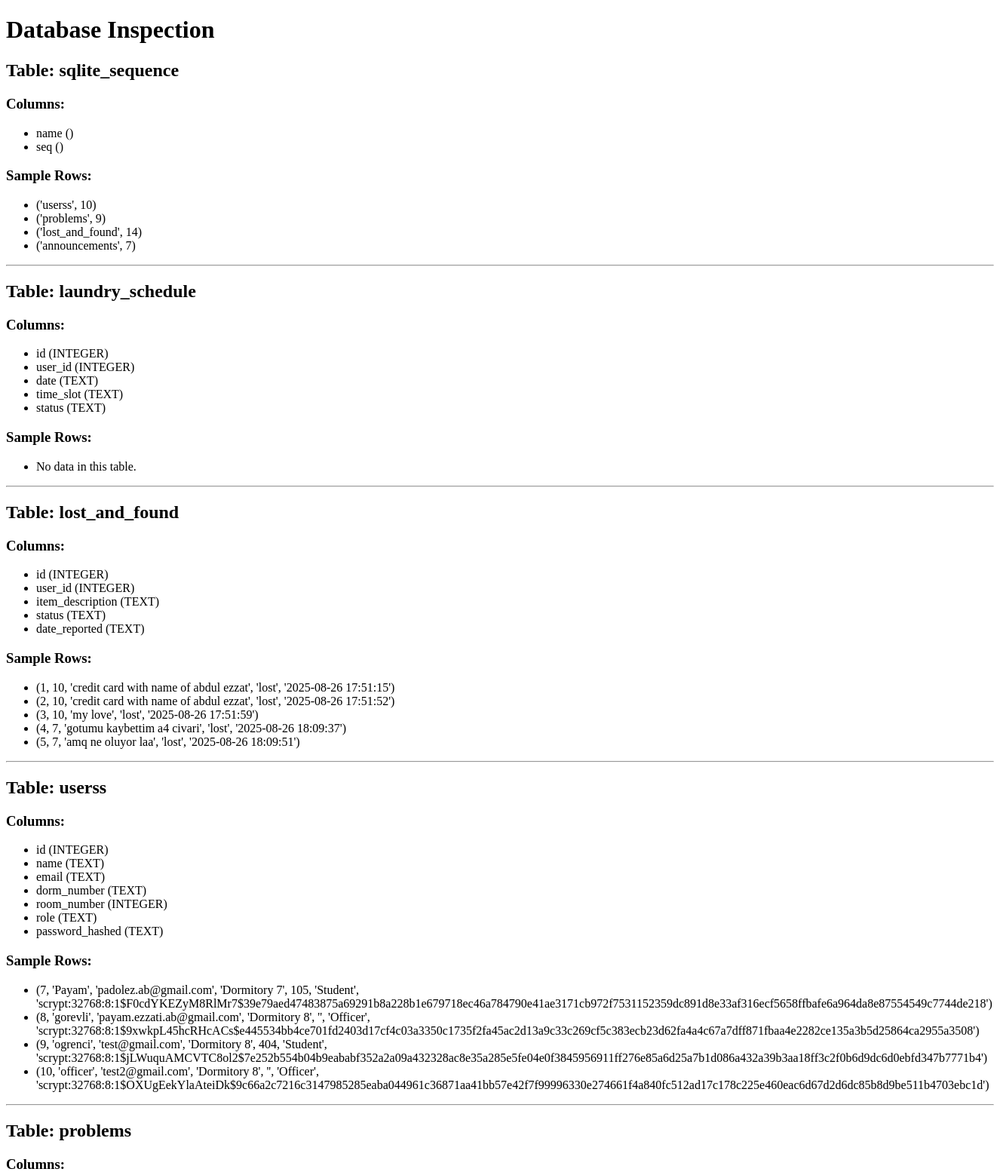
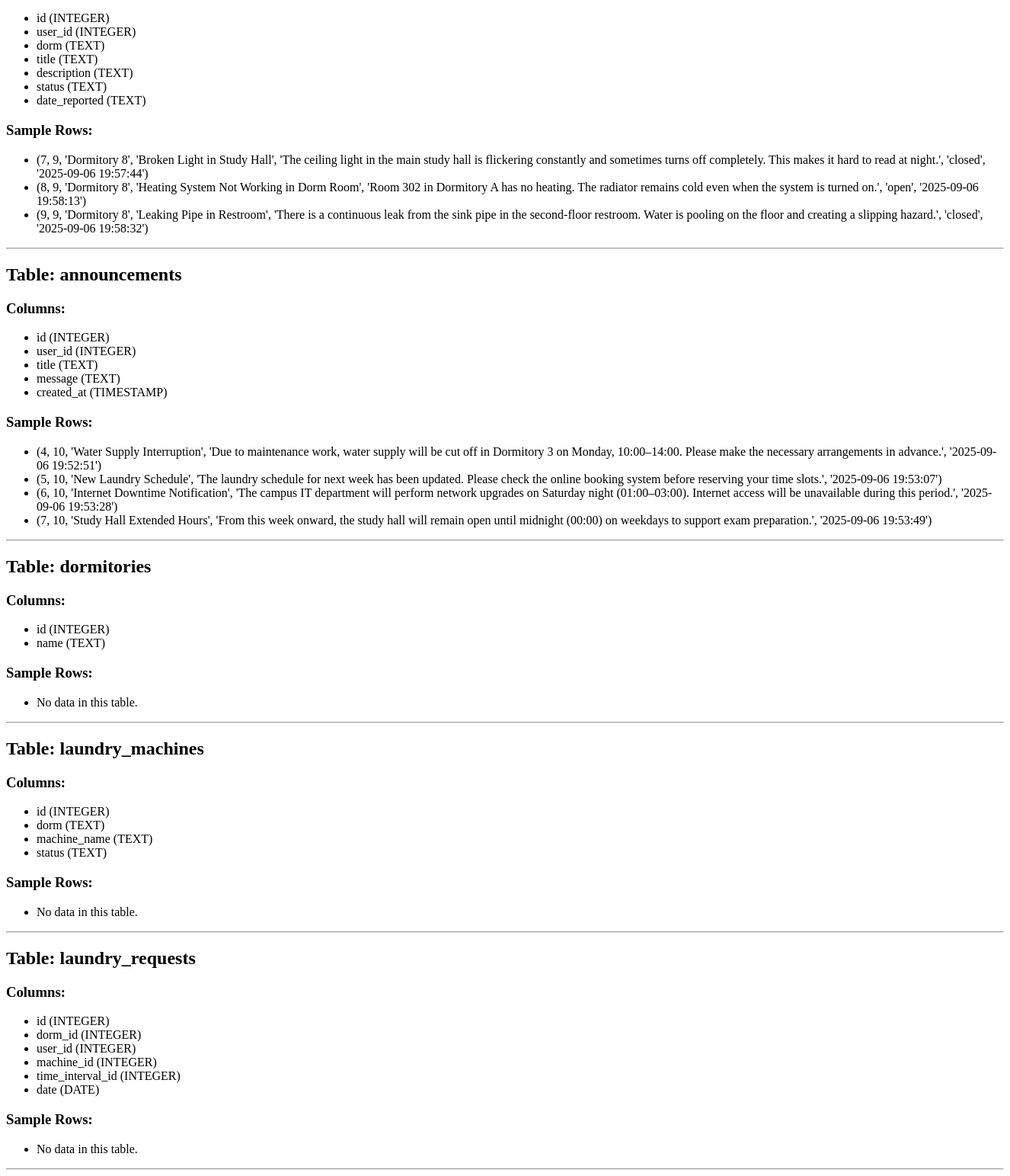
The app's page /inspect, older data (2 pictures, top to bottom).
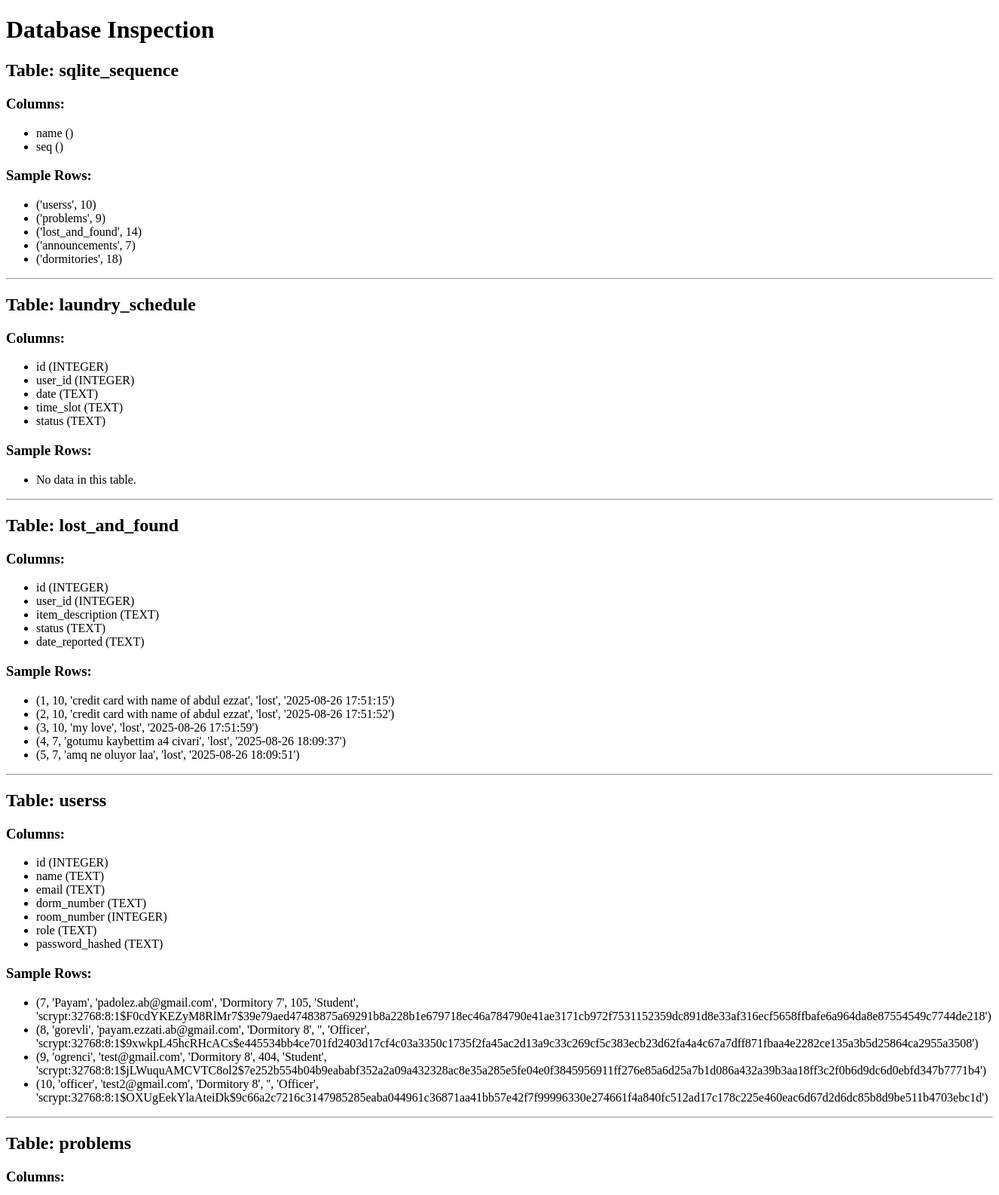
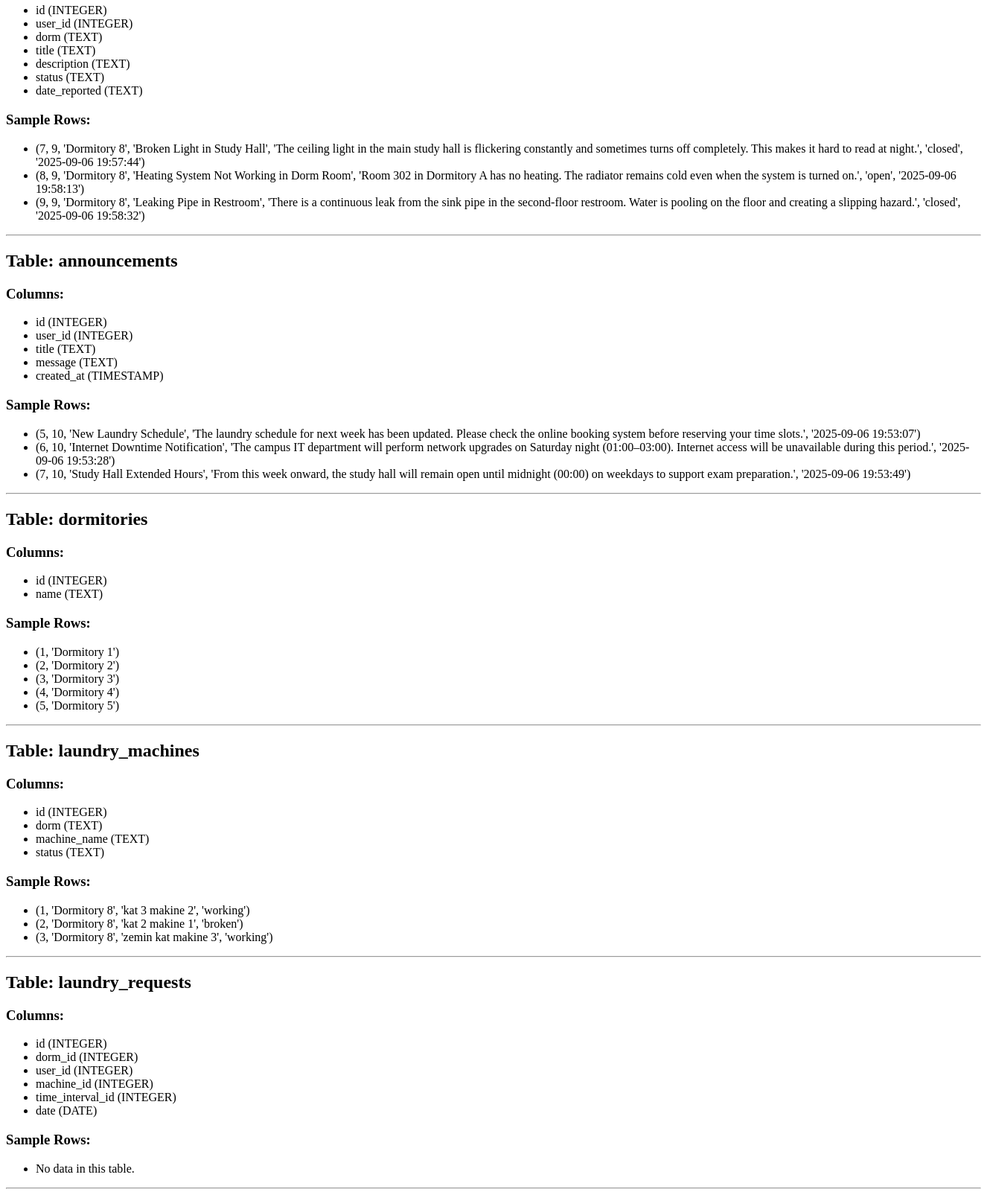
The same page, newer data (2 pictures, top to bottom).
### tables this page shows
CREATE TABLE lost_and_found (
    id INTEGER PRIMARY KEY AUTOINCREMENT,
    user_id INTEGER NOT NULL,
    item_description TEXT NOT NULL,
    status TEXT DEFAULT 'lost',
    date_reported TEXT DEFAULT (datetime('now')),
    FOREIGN KEY (user_id) REFERENCES users(id)
    );

CREATE TABLE userss(
            id INTEGER PRIMARY KEY AUTOINCREMENT,
            name TEXT,
            email TEXT UNIQUE,
            dorm_number TEXT,
            room_number INTEGER,
            role TEXT,
            password_hashed TEXT
        );

CREATE TABLE problems (
    id INTEGER PRIMARY KEY AUTOINCREMENT,
    user_id INTEGER NOT NULL,
    dorm TEXT,
    title TEXT NOT NULL,
    description TEXT NOT NULL,
    status TEXT DEFAULT 'open',
    date_reported TEXT DEFAULT (datetime('now')),
    FOREIGN KEY (user_id) REFERENCES userss(id)
    );

CREATE TABLE announcements(
            id INTEGER PRIMARY KEY AUTOINCREMENT,
            user_id INTEGER NOT NULL,
            title TEXT,
            message TEXT,
            created_at TIMESTAMP DEFAULT CURRENT_TIMESTAMP,
            FOREIGN KEY (user_id) REFERENCES userss(id)
        );

CREATE TABLE dormitories (
    id INTEGER PRIMARY KEY AUTOINCREMENT,
    name TEXT UNIQUE
    );

CREATE TABLE laundry_machines (
    id INTEGER PRIMARY KEY AUTOINCREMENT,
    dorm text,
    machine_name TEXT,
    status TEXT DEFAULT 'working'
    );

### app.py (the view)
@app.route("/inspect")
def inspect_db():
    conn = sqlite3.connect("dormapp.db")
    cursor = conn.cursor()
    cursor.execute("SELECT name FROM sqlite_master WHERE type='table';")
    tables = cursor.fetchall()
    db_info = []
    for table_tuple in tables:
        table_name = table_tuple[0]
        cursor.execute(f"PRAGMA table_info({table_name});")
        columns = cursor.fetchall()
        cursor.execute(f"SELECT * FROM {table_name} LIMIT 5;")
        rows = cursor.fetchall()
        db_info.append({
            "table": table_name,
            "columns": columns,
            "rows": rows
        })
    conn.close()
    return render_template("inspect.html", db_info=db_info)

### templates/inspect.html (shortened to what this page needs)
<!DOCTYPE html>
<html>
<head>
</head>
<body>
    <h1>Database Inspection</h1>
    {% for table in db_info %}
        <h2>Table: {{ table.table }}</h2>
        <h3>Columns:</h3>
        <ul>
            {% for col in table.columns %}
                <li>{{ col[1] }} ({{ col[2] }})</li>
            {% endfor %}
        </ul>
        <h3>Sample Rows:</h3>
        <ul>
            {% for row in table.rows %}
                <li>{{ row }}</li>
            {% endfor %}
            {% if table.rows|length == 0 %}
                <li>No data in this table.</li>
            {% endif %}
        </ul>
        <hr>
    {% endfor %}
</body>
</html>

Row changes from the older to the newer data that the page shows:
removed announcements: row "(4, 10, 'Water Supply Interruption', 'Due to maintenance work, water supply will be cut off in Dormitory 3 on Monday, 10:00–14:00. Please make the necessary arrangements in advance.', '2025-09-06 19:52:51')"
added dormitories: row "(1, 'Dormitory 1')"
added dormitories: row "(2, 'Dormitory 2')"
added dormitories: row "(3, 'Dormitory 3')"
added dormitories: row "(4, 'Dormitory 4')"
added dormitories: row "(5, 'Dormitory 5')"
added laundry_machines: row "(1, 'Dormitory 8', 'kat 3 makine 2', 'working')"
added laundry_machines: row "(2, 'Dormitory 8', 'kat 2 makine 1', 'broken')"
added laundry_machines: row "(3, 'Dormitory 8', 'zemin kat makine 3', 'working')"
Text that changed along with them:
new list line: "('dormitories', 18)"
list line gone: "No data in this table."
